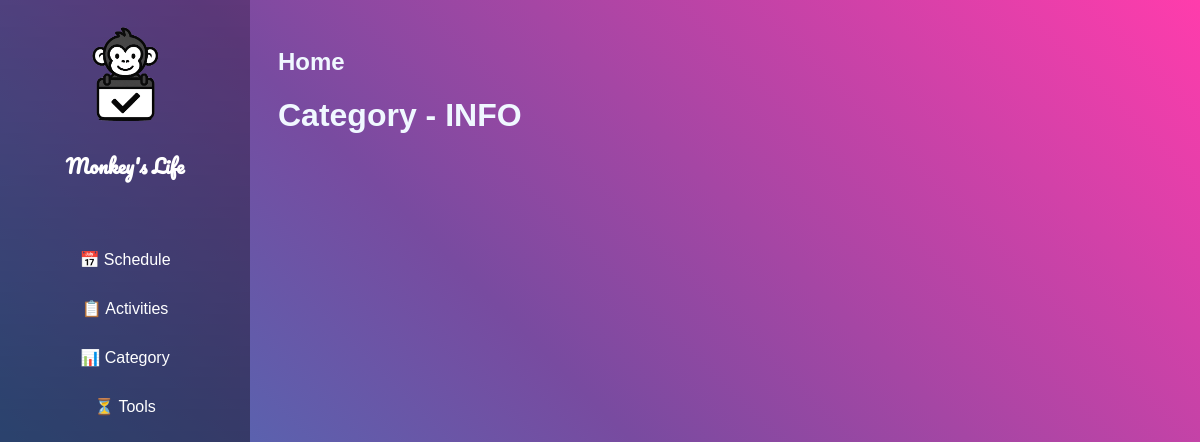
Page /activities/info_category/7 on the earlier database version.
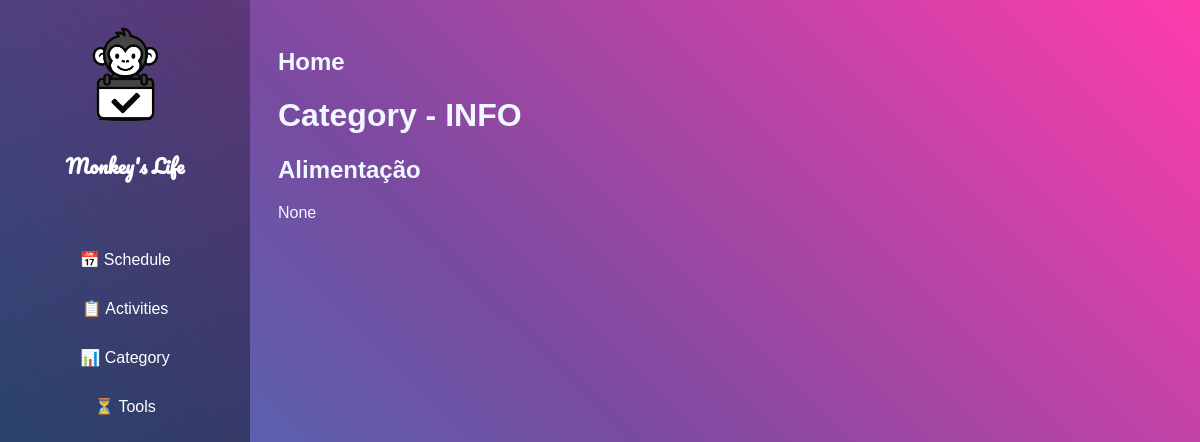
Same page on the later database version.
### schedule/blueprints/activities/models.py (models this page shows, shortened)
class Category(db.Model):
    __tablename__ = 'categories'
    id = db.Column(db.Integer, primary_key=True)
    name = db.Column(db.String(25), nullable=False)
    description = db.Column(db.String(200), nullable=True)
    category_father = db.Column(db.Integer, db.ForeignKey('categories.id'))

### schedule/blueprints/activities/routes.py (the view)
@activity.route('/info_category/<int:id>')
def info_category(id):
    category = Category.query.get(id)
    return render_template('activities/category_info.html', category=category)

### schedule/blueprints/activities/templates/activities/category_info.html (shortened to what this page needs)
{% extends "base.html" %}
{% block content %}
<div class="content">
    <a href="{{ url_for('home.index') }}"><h2>Home</h2></a>
    <h1>Category - INFO</h1>
    <h2>{{category.name}}</h2>
    <p>{{category.description}}</p>
</div>
{% endblock %}

Differences in the rows shown:
added Category: name "Alimentação", description "None"
